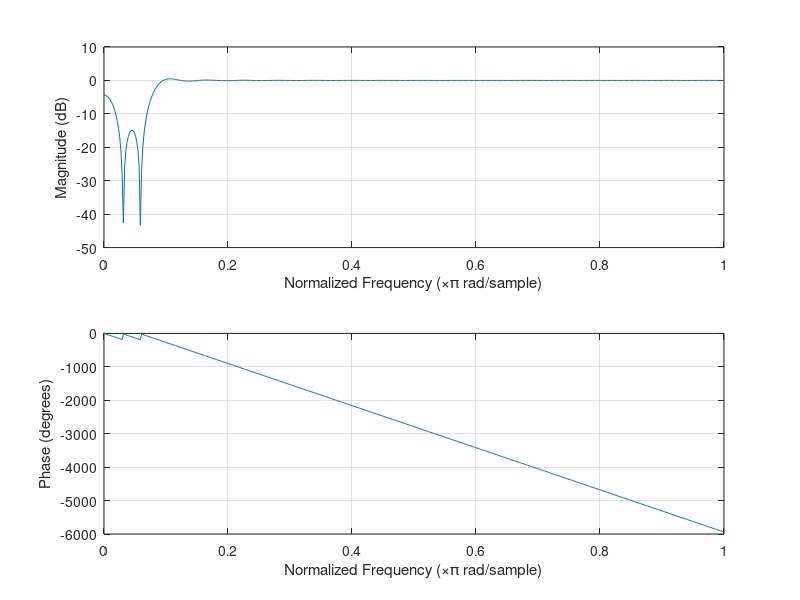

Reproduce this figure in MATLAB.
f1 = 1000;
f2 = 5000;
fs = 48000;
t = 0:1/fs:60;

sin1 = sin(2*pi*f1*t);
sin2 = 2*sin(2*pi*f2*t);
sin3 = sin1 + sin2;

sound(sin3, fs);

fs = 48000;
fc = 5437;
v1 = (fc - 800)/(fs/2)
v2 = (fc + 800)/(fs/2)


taps = 71;
for i = 1:((taps-1)/2)+1
    c(i) = (sin((i-1)*pi*v1) - sin((i-1)*pi*v2))/((i-1)*pi)
end
c(1) = (1 - (v2 - v1))

Q = (taps -1)/2 + 1;

for i = 1 : Q
    b(i) = c(Q - (i-1));
    b(2*Q-1-(i-1)) = b(i);
end


b = [0.000101222315, -0.000940740225, -0.00152553187, -0.00158694875, -0.00108275202, 1.26484989e-009, 0.00164384209, 0.00379951531, 0.00638616411, 0.00929477159, 0.0123900529, 0.0155174341, 0.0185076185, 0.0211850107, 0.0233749803, 0.0249116309, 0.0256470833, 0.0254566297, 0.0242488533, 0.0219666995, 0.0185966715, 0.0141659146, 0.00874766801, 0.00245586713, -0.00455507077, -0.0120971054, -0.019954212, -0.0278905407, -0.0356591977, -0.0430122428, -0.0497089289, -0.0555282459, -0.0602727383, -0.0637839139, -0.0659385547, 0.933333337, -0.0659385547, -0.0637839139, -0.0602727383, -0.0555282459, -0.0497089289, -0.0430122428, -0.0356591977, -0.0278905407, -0.019954212, -0.0120971054, -0.00455507077, 0.00245586713, 0.00874766801, 0.0141659146, 0.0185966715, 0.0219666995, 0.0242488533, 0.0254566297, 0.0256470833, 0.0249116309, 0.0233749803, 0.0211850107, 0.0185076185, 0.0155174341, 0.0123900529, 0.00929477159, 0.00638616411, 0.00379951531, 0.00164384209, 1.26484989e-009, -0.00108275202, -0.00158694875, -0.00152553187, -0.000940740225, 0.000101222315]
freqz(b,1)
